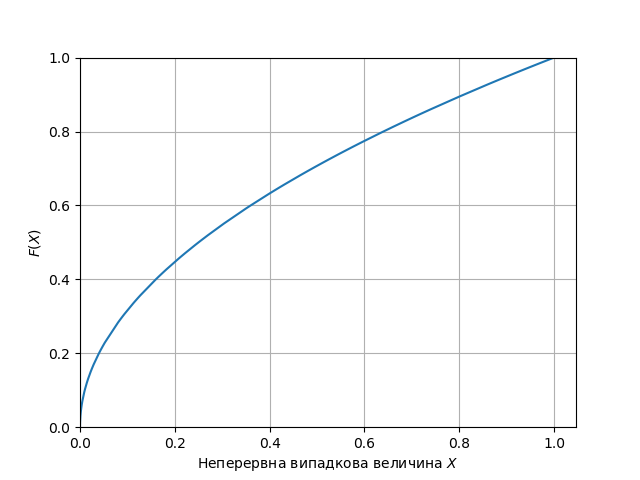

Write the Python code that produced this figure.
#!/usr/bin/env python3
# -*- coding: utf-8 -*-
r"""
1. Знайти функцію вигляду X = F^{-1}(\xi), використовуючи метод оберненої
функції.
(Варіант №8: F(x) = x^3)

2. Побудувати імітаційну модель отримання системи неперервних випадкових
величин, що мають рівномірний розподіл на проміжку [0; 1] (використати ГПВЧ).

3. На основі отриманих значень системи неперервних випадкових величин,
в створеній програмі побудувати графік функції розподілу F(x) неперервної
випадкової величини X за методом оберненої функції.

4. Знайти ймовірність того, що неперервна випадкова величина X прийме
значення, яке належить інтервалу [a; b].
(Варіант №8: a = 0.5; b = 0.9)
"""
import math
import random
import matplotlib.pyplot as plt
import multiprocessing as mp


def split_list_of_points(lofp):
    """
    Розділяє список точок у вигляді [(x1, y1), (x2, y2), (x3, y3), ...]
    у два кортежі: x = (x1, x2, x3, ...), y = (y1, y2, y3, ...)
    """
    x, y = zip(*lofp)
    return x, y


def calc_x_in_ab_prob(f, a, b):
    r"""
    Обчислює ймовірність того, що значення зі списку `X` попадають в інтервал
    [a, b]

    :param f: початкова, не обернена функція, за якою обчислюється ймовірність
        попадання в інтервал
    :type func:
    :param a: нижня границя інтервалу (включно)
    :type float:
    :param b: верхня границя інтервалу (включно)
    :type float:
    :returns: ймовірність того, що значення попадають в інтервал $[a, b]$
    :rtype float:
    """
    # Знаходимо менше і більше значення, щоб уникнути зворотних інтервалів
    lesser_val, greater_val = sorted([a, b])
    return f(greater_val) - f(lesser_val)


def plot_prob_func(X, xi, xlabel=r'$X$', ylabel=r'$\xi$'):
    r""" Будує графік функції ймовірностей

    :param X: значення $X$ — ймовірності
    :type X: list
    :param xi: значення $\xi$ — значення, отримані з генератора
        псевдовипадкових чисел
    :type xi: list
    :param xlabel: підпис для осі абсцис
    :type str:
    :param ylabel: підпис для осі ординат
    :type str:
    """
    fig = plt.figure(1)

    ax = fig.add_subplot(111)
    ax.plot(X, xi)
    ax.set_xlabel(xlabel)
    ax.set_ylabel(ylabel)
    # На осі OX знаходяться значення випадкової змінної, тому для наочності
    # обмежуватимемо лише мінімальним значенням
    ax.set_xlim(min(X), None)
    # На осі OY знаходяться значення ймовірності, тому для наочності завжди
    # обмежуватимемо інтервалом [0.0, 1.0]
    ax.set_ylim(0.0, 1.0)
    plt.grid()
    plt.show()
    return


def run_lab(parent_func, inverted_func, a, b, rand_count=50):
    """
    Запускає завдання лабораторної роботи на виконання

    :param parent_func: початкова функція, задана в завданні на роботу
    :type func:
    :param inverted_func: обернена функція, обчислена власноруч
    :type func:
    :param a: нижня границя інтервалу (включно)
    :type float:
    :param b: верхня границя інтервалу (включно)
    :type float:
    :param rand_count: кількість випадкових значень, які мають бути згенеровані
        для системи неперервних випадкових величин
    :type int:
    """
    # Завдання 2: створити RAND_COUNT випадкових значень, рівномірно
    # розподілених на інтервалі [0.0, 1.0)
    print('\n# Task 2 part 1: random values')

    rand_vals = [random.random() for _ in range(rand_count)]

    print('rand_vals = {}'.format(rand_vals))

    # Створити систему неперервних випадкових змінних, такого вигляду
    # (<випадкова змінна>, <значення оберненої функції для випадкової змінної>)
    print('\n# Task 2 part 2: system of continuous random variables')
    system_crv = sorted([(val, inverted_func(val)) for val in rand_vals])

    # Вивести заголовок для системи неперервних випадкових змінних
    print('{:->14}'.format(''))
    print('{:>6} |{:>6}'.format('xi', 'X'))
    print('{:->14}'.format(''))

    # Print xi, X values in the system
    # Вивести значення $\xi$, $X$ із СНВВ
    for xi, X in system_crv:
        print('{:.4f}, {:.4f}'.format(xi, X))

    xi, X = split_list_of_points(system_crv)

    # Завдання 3: побудувати графік функції ймовірностей
    print('\n# Task 3: plot the probability function'
          '\n(Running in the background)')

    # Create a process for plotting the function
    # Створюємо процес для побудови графіку функції
    p = mp.Process(
        target=plot_prob_func,
        args=(X, xi,
              r'Неперервна випадкова величина $X$',
              r'$F(X)$')
    )
    p.start()  # Запускаємо створений процес фоном

    # Завдання 4: визначити ймовірність, що величини з $X$ попадають в інтервал
    # $[a, b]$
    print('\n# Task 4: probability that X is in [a; b]')
    p = calc_x_in_ab_prob(parent_func, a, b)
    print('p(X in [{}, {}]) = {}'.format(a, b, p))


def main():
    # Оголошуємо параметри, дані у завданні варіанта
    def parent_func(x): return math.sqrt(x)
    a, b = 0.2, 0.8

    # Завдання 1: визначити обернену функцію
    #
    # \xi = \sqrt(x)
    # \xi^2 = x
    # x = \xi^2
    def inv_func(x): return x**2

    # Запустити моделювання із заданими у варіанті параметрами та 100
    # випадковими величинами
    run_lab(parent_func, inv_func, a, b, rand_count=100)


if __name__ == '__main__':
    main()
